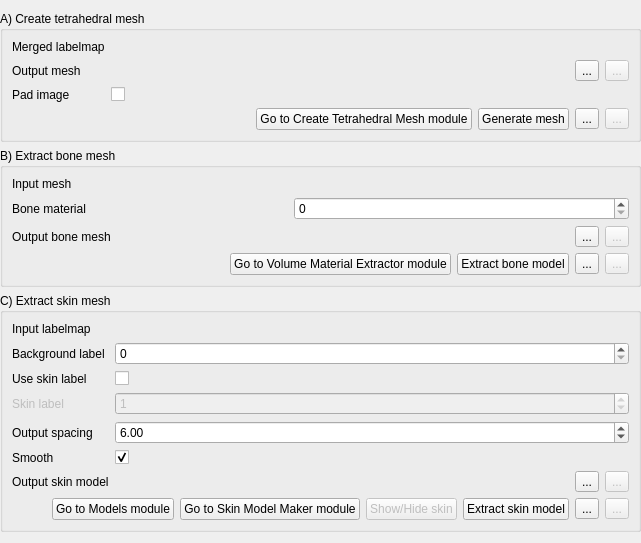
     <widget class="QWidget" name="MeshingPage">
      <property name="accessibleName">
       <string>Extract materials</string>
      </property>
      <property name="accessibleDescription">
       <string>Create a tetrahedral mesh from the merged labelmap.</string>
      </property>
      <layout class="QFormLayout" name="formLayout_9">
       <property name="fieldGrowthPolicy">
        <enum>QFormLayout::AllNonFixedFieldsGrow</enum>
       </property>
       <property name="leftMargin">
        <number>0</number>
       </property>
       <property name="rightMargin">
        <number>0</number>
       </property>
       <item row="0" column="0" colspan="2">
        <widget class="ctkCollapsibleGroupBox" name="CreateMeshCollapsibleGroupBox">
         <property name="accessibleName">
          <string>Mesh surface</string>
         </property>
         <property name="accessibleDescription">
          <string>Create a tetrahedral mesh from the merged labelmap.</string>
         </property>
         <property name="title">
          <string>A) Create tetrahedral mesh</string>
         </property>
         <layout class="QGridLayout" name="gridLayout">
          <item row="1" column="0">
           <widget class="QLabel" name="CreateMeshOutputLabel">
            <property name="text">
             <string>Output mesh</string>
            </property>
            <property name="workflow" stdset="0">
             <string>1;2</string>
            </property>
           </widget>
          </item>
          <item row="0" column="0">
           <widget class="QLabel" name="CreateMeshInputLabel">
            <property name="text">
             <string>Merged labelmap</string>
            </property>
            <property name="workflow" stdset="0">
             <string>2</string>
            </property>
           </widget>
          </item>
          <item row="1" column="1">
           <widget class="qMRMLNodeComboBox" name="CreateMeshOutputNodeComboBox">
            <property name="sizePolicy">
             <sizepolicy hsizetype="Expanding" vsizetype="Fixed">
              <horstretch>0</horstretch>
              <verstretch>0</verstretch>
             </sizepolicy>
            </property>
            <property name="nodeTypes">
             <stringlist>
              <string>vtkMRMLModelNode</string>
             </stringlist>
            </property>
            <property name="workflow" stdset="0">
             <string>1;2</string>
            </property>
           </widget>
          </item>
          <item row="1" column="3">
           <widget class="QToolButton" name="CreateMeshOutputToolButton">
            <property name="enabled">
             <bool>false</bool>
            </property>
            <property name="text">
             <string>...</string>
            </property>
            <property name="workflow" stdset="0">
             <string>1;2</string>
            </property>
           </widget>
          </item>
          <item row="3" column="0" colspan="4">
           <layout class="QHBoxLayout" name="horizontalLayout_2">
            <item>
             <spacer name="horizontalSpacer">
              <property name="orientation">
               <enum>Qt::Horizontal</enum>
              </property>
              <property name="sizeHint" stdset="0">
               <size>
                <width>40</width>
                <height>20</height>
               </size>
              </property>
             </spacer>
            </item>
            <item>
             <widget class="QPushButton" name="CreateMeshGoToButton">
              <property name="text">
               <string>Go to Create Tetrahedral Mesh module</string>
              </property>
              <property name="workflow" stdset="0">
               <string>2</string>
              </property>
             </widget>
            </item>
            <item>
             <widget class="QPushButton" name="CreateMeshPushButton">
              <property name="text">
               <string>Generate mesh</string>
              </property>
              <property name="checkable">
               <bool>true</bool>
              </property>
             </widget>
            </item>
            <item>
             <widget class="QToolButton" name="CreateMeshLoadToolButton">
              <property name="toolTip">
               <string>Load the generated mesh from file.</string>
              </property>
              <property name="text">
               <string>...</string>
              </property>
              <property name="workflow" stdset="0">
               <stringlist>
                <string>0</string>
               </stringlist>
              </property>
             </widget>
            </item>
            <item>
             <widget class="QToolButton" name="CreateMeshToolButton">
              <property name="enabled">
               <bool>false</bool>
              </property>
              <property name="toolTip">
               <string>Save the generated mesh</string>
              </property>
              <property name="text">
               <string>...</string>
              </property>
              <property name="workflow" stdset="0">
               <string>0</string>
              </property>
             </widget>
            </item>
           </layout>
          </item>
          <item row="2" column="0">
           <widget class="QLabel" name="CreateMeshPadImageLabel">
            <property name="text">
             <string>Pad image</string>
            </property>
            <property name="workflow" stdset="0">
             <stringlist>
              <string>2</string>
             </stringlist>
            </property>
           </widget>
          </item>
          <item row="2" column="1" colspan="3">
           <widget class="QCheckBox" name="CreateMeshPadImageCheckBox">
            <property name="text">
             <string/>
            </property>
            <property name="workflow" stdset="0">
             <stringlist>
              <string>2</string>
             </stringlist>
            </property>
           </widget>
          </item>
          <item row="0" column="1" colspan="3">
           <widget class="qMRMLNodeComboBox" name="CreateMeshInputNodeComboBox">
            <property name="nodeTypes">
             <stringlist>
              <string>vtkMRMLScalarVolumeNode</string>
             </stringlist>
            </property>
            <property name="workflow" stdset="0">
             <string>2</string>
            </property>
           </widget>
          </item>
          <item row="1" column="2">
           <widget class="QToolButton" name="CreateMeshOutputLoadToolButton">
            <property name="text">
             <string>...</string>
            </property>
            <property name="workflow" stdset="0">
             <stringlist>
              <string>1</string>
              <string>2</string>
             </stringlist>
            </property>
           </widget>
          </item>
         </layout>
        </widget>
       </item>
       <item row="1" column="0" colspan="2">
        <widget class="ctkCollapsibleGroupBox" name="ExtractBoneCollapsibleGroupBox">
         <property name="title">
          <string>B) Extract bone mesh</string>
         </property>
         <property name="collapsed">
          <bool>false</bool>
         </property>
         <layout class="QGridLayout" name="gridLayout_2">
          <item row="3" column="0" colspan="4">
           <layout class="QHBoxLayout" name="horizontalLayout_3">
            <item>
             <spacer name="horizontalSpacer_2">
              <property name="orientation">
               <enum>Qt::Horizontal</enum>
              </property>
              <property name="sizeHint" stdset="0">
               <size>
                <width>40</width>
                <height>20</height>
               </size>
              </property>
             </spacer>
            </item>
            <item>
             <widget class="QPushButton" name="ExtractBoneGoToPushButton">
              <property name="text">
               <string>Go to Volume Material Extractor module</string>
              </property>
              <property name="workflow" stdset="0">
               <string>2</string>
              </property>
             </widget>
            </item>
            <item>
             <widget class="QPushButton" name="ExtractBonePushButton">
              <property name="text">
               <string>Extract bone model</string>
              </property>
              <property name="checkable">
               <bool>true</bool>
              </property>
             </widget>
            </item>
            <item>
             <widget class="QToolButton" name="ExtractBoneLoadToolButton">
              <property name="text">
               <string>...</string>
              </property>
              <property name="workflow" stdset="0">
               <stringlist>
                <string>0</string>
               </stringlist>
              </property>
             </widget>
            </item>
            <item>
             <widget class="QToolButton" name="ExtractBoneToolButton">
              <property name="enabled">
               <bool>false</bool>
              </property>
              <property name="text">
               <string>...</string>
              </property>
              <property name="workflow" stdset="0">
               <string>0</string>
              </property>
             </widget>
            </item>
           </layout>
          </item>
          <item row="0" column="1" colspan="3">
           <widget class="qMRMLNodeComboBox" name="ExtractBoneInputComboBox">
            <property name="nodeTypes">
             <stringlist>
              <string>vtkMRMLModelNode</string>
             </stringlist>
            </property>
            <property name="addEnabled">
             <bool>false</bool>
            </property>
            <property name="renameEnabled">
             <bool>true</bool>
            </property>
            <property name="workflow" stdset="0">
             <string>2</string>
            </property>
           </widget>
          </item>
          <item row="2" column="1">
           <widget class="qMRMLNodeComboBox" name="ExtractBoneOutputComboBox">
            <property name="nodeTypes">
             <stringlist>
              <string>vtkMRMLModelNode</string>
             </stringlist>
            </property>
            <property name="workflow" stdset="0">
             <string>1;2</string>
            </property>
           </widget>
          </item>
          <item row="2" column="3">
           <widget class="QToolButton" name="ExtractBoneOutputToolButton">
            <property name="enabled">
             <bool>false</bool>
            </property>
            <property name="text">
             <string>...</string>
            </property>
            <property name="workflow" stdset="0">
             <string>1;2</string>
            </property>
           </widget>
          </item>
          <item row="0" column="0">
           <widget class="QLabel" name="ExtractBoneInputLabel">
            <property name="text">
             <string>Input mesh</string>
            </property>
            <property name="workflow" stdset="0">
             <string>2</string>
            </property>
           </widget>
          </item>
          <item row="2" column="0">
           <widget class="QLabel" name="ExtractBoneOutputLabel">
            <property name="text">
             <string>Output bone mesh</string>
            </property>
            <property name="workflow" stdset="0">
             <string>1;2</string>
            </property>
           </widget>
          </item>
          <item row="1" column="1" colspan="3">
           <widget class="QSpinBox" name="ExtractBoneMaterialSpinBox">
            <property name="maximum">
             <number>255</number>
            </property>
            <property name="workflow" stdset="0">
             <string>1;2</string>
            </property>
           </widget>
          </item>
          <item row="1" column="0">
           <widget class="QLabel" name="label">
            <property name="text">
             <string>Bone material</string>
            </property>
            <property name="workflow" stdset="0">
             <string>1;2</string>
            </property>
           </widget>
          </item>
          <item row="2" column="2">
           <widget class="QToolButton" name="ExtractBoneOutputLoadToolButton">
            <property name="text">
             <string>...</string>
            </property>
            <property name="workflow" stdset="0">
             <stringlist>
              <string>1</string>
              <string>2</string>
             </stringlist>
            </property>
           </widget>
          </item>
         </layout>
        </widget>
       </item>
       <item row="2" column="0" colspan="2">
        <widget class="ctkCollapsibleGroupBox" name="SkinModelMakerCollapsibleGroupBox">
         <property name="sizePolicy">
          <sizepolicy hsizetype="Preferred" vsizetype="Minimum">
           <horstretch>0</horstretch>
           <verstretch>0</verstretch>
          </sizepolicy>
         </property>
         <property name="title">
          <string>C) Extract skin mesh</string>
         </property>
         <property name="collapsed">
          <bool>false</bool>
         </property>
         <layout class="QGridLayout" name="gridLayout_17">
          <item row="4" column="0">
           <widget class="QLabel" name="SkinModelMakerDecimateSpacingLabel">
            <property name="text">
             <string>Output spacing</string>
            </property>
            <property name="workflow" stdset="0">
             <stringlist>
              <string>2</string>
             </stringlist>
            </property>
           </widget>
          </item>
          <item row="6" column="3">
           <widget class="QToolButton" name="SkinModelMakerOutputNodeToolButton">
            <property name="enabled">
             <bool>false</bool>
            </property>
            <property name="toolTip">
             <string>Save to file the &quot;Skin&quot; surface model.</string>
            </property>
            <property name="text">
             <string>...</string>
            </property>
            <property name="workflow" stdset="0">
             <stringlist>
              <string>1</string>
              <string>2</string>
             </stringlist>
            </property>
           </widget>
          </item>
          <item row="7" column="0" colspan="4">
           <layout class="QHBoxLayout" name="horizontalLayout_16">
            <item>
             <spacer name="horizontalSpacer_19">
              <property name="orientation">
               <enum>Qt::Horizontal</enum>
              </property>
              <property name="sizeHint" stdset="0">
               <size>
                <width>40</width>
                <height>20</height>
               </size>
              </property>
             </spacer>
            </item>
            <item>
             <widget class="QPushButton" name="SkinModelMakerGoToModelsModulePushButton">
              <property name="toolTip">
               <string>Open the &quot;Models&quot; module</string>
              </property>
              <property name="text">
               <string>Go to Models module</string>
              </property>
              <property name="workflow" stdset="0">
               <stringlist>
                <string>2</string>
               </stringlist>
              </property>
             </widget>
            </item>
            <item>
             <widget class="QPushButton" name="SkinModelMakerGoToModulePushButton">
              <property name="toolTip">
               <string>Open the &quot;Skin Model Maker&quot; module</string>
              </property>
              <property name="text">
               <string>Go to Skin Model Maker module</string>
              </property>
              <property name="workflow" stdset="0">
               <stringlist>
                <string>2</string>
               </stringlist>
              </property>
             </widget>
            </item>
            <item>
             <widget class="QPushButton" name="SkinModelMakerToggleVisiblePushButton">
              <property name="enabled">
               <bool>false</bool>
              </property>
              <property name="sizePolicy">
               <sizepolicy hsizetype="Fixed" vsizetype="Fixed">
                <horstretch>0</horstretch>
                <verstretch>0</verstretch>
               </sizepolicy>
              </property>
              <property name="toolTip">
               <string>&lt;!DOCTYPE HTML PUBLIC &quot;-//W3C//DTD HTML 4.0//EN&quot; &quot;http://www.w3.org/TR/REC-html40/strict.dtd&quot;&gt;
&lt;html&gt;&lt;head&gt;&lt;meta name=&quot;qrichtext&quot; content=&quot;1&quot; /&gt;&lt;style type=&quot;text/css&quot;&gt;
p, li { white-space: pre-wrap; }
&lt;/style&gt;&lt;/head&gt;&lt;body style=&quot; font-family:'MS Shell Dlg 2'; font-size:8.25pt; font-weight:400; font-style:normal;&quot;&gt;
&lt;p style=&quot; margin-top:0px; margin-bottom:0px; margin-left:0px; margin-right:0px; -qt-block-indent:0; text-indent:0px;&quot;&gt;&lt;span style=&quot; font-size:8pt;&quot;&gt;Toggle the skin surface model visibility&lt;/span&gt;&lt;/p&gt;&lt;/body&gt;&lt;/html&gt;</string>
              </property>
              <property name="text">
               <string>Show/Hide skin</string>
              </property>
             </widget>
            </item>
            <item>
             <widget class="QPushButton" name="SkinModelMakerApplyPushButton">
              <property name="toolTip">
               <string>&lt;!DOCTYPE HTML PUBLIC &quot;-//W3C//DTD HTML 4.0//EN&quot; &quot;http://www.w3.org/TR/REC-html40/strict.dtd&quot;&gt;
&lt;html&gt;&lt;head&gt;&lt;meta name=&quot;qrichtext&quot; content=&quot;1&quot; /&gt;&lt;style type=&quot;text/css&quot;&gt;
p, li { white-space: pre-wrap; }
&lt;/style&gt;&lt;/head&gt;&lt;body style=&quot; font-family:'MS Shell Dlg 2'; font-size:8.25pt; font-weight:400; font-style:normal;&quot;&gt;
&lt;p style=&quot; margin-top:0px; margin-bottom:0px; margin-left:0px; margin-right:0px; -qt-block-indent:0; text-indent:0px;&quot;&gt;&lt;span style=&quot; font-size:8pt;&quot;&gt;Create the skin surface model using skin label and the input labelmap&lt;/span&gt;&lt;/p&gt;&lt;/body&gt;&lt;/html&gt;</string>
              </property>
              <property name="text">
               <string>Extract skin model</string>
              </property>
              <property name="checkable">
               <bool>true</bool>
              </property>
             </widget>
            </item>
            <item>
             <widget class="QToolButton" name="SkinModelMakerLoadToolButton">
              <property name="text">
               <string>...</string>
              </property>
              <property name="workflow" stdset="0">
               <stringlist>
                <string>0</string>
               </stringlist>
              </property>
             </widget>
            </item>
            <item>
             <widget class="QToolButton" name="SkinModelMakerSaveToolButton">
              <property name="enabled">
               <bool>false</bool>
              </property>
              <property name="text">
               <string>...</string>
              </property>
              <property name="workflow" stdset="0">
               <stringlist>
                <string>0</string>
               </stringlist>
              </property>
             </widget>
            </item>
           </layout>
          </item>
          <item row="1" column="1" colspan="3">
           <widget class="QSpinBox" name="SkinModelMakerBackgroundLabelSpinBox">
            <property name="toolTip">
             <string>&lt;!DOCTYPE HTML PUBLIC &quot;-//W3C//DTD HTML 4.0//EN&quot; &quot;http://www.w3.org/TR/REC-html40/strict.dtd&quot;&gt;
&lt;html&gt;&lt;head&gt;&lt;meta name=&quot;qrichtext&quot; content=&quot;1&quot; /&gt;&lt;style type=&quot;text/css&quot;&gt;
p, li { white-space: pre-wrap; }
&lt;/style&gt;&lt;/head&gt;&lt;body style=&quot; font-family:'MS Shell Dlg 2'; font-size:8.25pt; font-weight:400; font-style:normal;&quot;&gt;
&lt;p style=&quot; margin-top:0px; margin-bottom:0px; margin-left:0px; margin-right:0px; -qt-block-indent:0; text-indent:0px;&quot;&gt;&lt;span style=&quot; font-size:8pt;&quot;&gt;Set the &lt;/span&gt;&lt;span style=&quot; font-size:8pt; font-weight:600;&quot;&gt;Background label&lt;/span&gt;&lt;span style=&quot; font-size:8pt;&quot;&gt; used to differentiate the body and the exterior. This is used to extract the outer region of the eroded model.&lt;/span&gt;&lt;/p&gt;&lt;/body&gt;&lt;/html&gt;</string>
            </property>
            <property name="workflow" stdset="0">
             <stringlist>
              <string>2</string>
             </stringlist>
            </property>
           </widget>
          </item>
          <item row="3" column="1" colspan="3">
           <widget class="QSpinBox" name="SkinModelMakerSkinLabelSpinBox">
            <property name="enabled">
             <bool>false</bool>
            </property>
            <property name="toolTip">
             <string>&lt;!DOCTYPE HTML PUBLIC &quot;-//W3C//DTD HTML 4.0//EN&quot; &quot;http://www.w3.org/TR/REC-html40/strict.dtd&quot;&gt;
&lt;html&gt;&lt;head&gt;&lt;meta name=&quot;qrichtext&quot; content=&quot;1&quot; /&gt;&lt;style type=&quot;text/css&quot;&gt;
p, li { white-space: pre-wrap; }
&lt;/style&gt;&lt;/head&gt;&lt;body style=&quot; font-family:'MS Shell Dlg 2'; font-size:8.25pt; font-weight:400; font-style:normal;&quot;&gt;
&lt;p style=&quot; margin-top:0px; margin-bottom:0px; margin-left:0px; margin-right:0px; -qt-block-indent:0; text-indent:0px;&quot;&gt;&lt;span style=&quot; font-size:8pt;&quot;&gt;Set the &lt;/span&gt;&lt;span style=&quot; font-size:8pt; font-weight:600;&quot;&gt;Skin label(s)&lt;/span&gt;&lt;span style=&quot; font-size:8pt;&quot;&gt; used to erode the skin from the model. This ensures that the skin model will lay inside the &lt;/span&gt;&lt;span style=&quot; font-size:8pt; font-weight:600;&quot;&gt;Input labelmap&lt;/span&gt;&lt;span style=&quot; font-size:8pt;&quot;&gt; when extracting it.&lt;/span&gt;&lt;/p&gt;&lt;/body&gt;&lt;/html&gt;</string>
            </property>
            <property name="maximum">
             <number>512</number>
            </property>
            <property name="value">
             <number>1</number>
            </property>
            <property name="workflow" stdset="0">
             <stringlist>
              <string>2</string>
             </stringlist>
            </property>
           </widget>
          </item>
          <item row="1" column="0">
           <widget class="QLabel" name="SkinModelMakerBackgroundLabel">
            <property name="sizePolicy">
             <sizepolicy hsizetype="Preferred" vsizetype="Minimum">
              <horstretch>0</horstretch>
              <verstretch>0</verstretch>
             </sizepolicy>
            </property>
            <property name="text">
             <string>Background label</string>
            </property>
            <property name="workflow" stdset="0">
             <stringlist>
              <string>2</string>
             </stringlist>
            </property>
           </widget>
          </item>
          <item row="0" column="1" colspan="3">
           <widget class="qMRMLNodeComboBox" name="SkinModelMakerInputNodeComboBox">
            <property name="sizePolicy">
             <sizepolicy hsizetype="Expanding" vsizetype="Fixed">
              <horstretch>0</horstretch>
              <verstretch>0</verstretch>
             </sizepolicy>
            </property>
            <property name="toolTip">
             <string>Select the input labelmap to extract the skin from</string>
            </property>
            <property name="nodeTypes">
             <stringlist>
              <string>vtkMRMLScalarVolumeNode</string>
             </stringlist>
            </property>
            <property name="addEnabled">
             <bool>false</bool>
            </property>
            <property name="removeEnabled">
             <bool>true</bool>
            </property>
            <property name="workflow" stdset="0">
             <stringlist>
              <string>2</string>
             </stringlist>
            </property>
           </widget>
          </item>
          <item row="6" column="0">
           <widget class="QLabel" name="SkinModelMakerNodeOutputLabel">
            <property name="sizePolicy">
             <sizepolicy hsizetype="Preferred" vsizetype="Minimum">
              <horstretch>0</horstretch>
              <verstretch>0</verstretch>
             </sizepolicy>
            </property>
            <property name="toolTip">
             <string>&lt;!DOCTYPE HTML PUBLIC &quot;-//W3C//DTD HTML 4.0//EN&quot; &quot;http://www.w3.org/TR/REC-html40/strict.dtd&quot;&gt;
&lt;html&gt;&lt;head&gt;&lt;meta name=&quot;qrichtext&quot; content=&quot;1&quot; /&gt;&lt;style type=&quot;text/css&quot;&gt;
p, li { white-space: pre-wrap; }
&lt;/style&gt;&lt;/head&gt;&lt;body style=&quot; font-family:'MS Shell Dlg 2'; font-size:8.25pt; font-weight:400; font-style:normal;&quot;&gt;
&lt;p style=&quot; margin-top:0px; margin-bottom:0px; margin-left:0px; margin-right:0px; -qt-block-indent:0; text-indent:0px;&quot;&gt;&lt;span style=&quot; font-size:8pt;&quot;&gt;Choose the &lt;/span&gt;&lt;span style=&quot; font-size:8pt; font-weight:600;&quot;&gt;Output skin model&lt;/span&gt;&lt;span style=&quot; font-size:8pt;&quot;&gt; here.&lt;/span&gt;&lt;/p&gt;&lt;/body&gt;&lt;/html&gt;</string>
            </property>
            <property name="text">
             <string>Output skin model</string>
            </property>
            <property name="workflow" stdset="0">
             <stringlist>
              <string>1</string>
              <string>2</string>
             </stringlist>
            </property>
           </widget>
          </item>
          <item row="6" column="1">
           <widget class="qMRMLNodeComboBox" name="SkinModelMakerOutputNodeComboBox">
            <property name="sizePolicy">
             <sizepolicy hsizetype="Expanding" vsizetype="Fixed">
              <horstretch>0</horstretch>
              <verstretch>0</verstretch>
             </sizepolicy>
            </property>
            <property name="toolTip">
             <string>Select the output skin model</string>
            </property>
            <property name="nodeTypes">
             <stringlist>
              <string>vtkMRMLModelNode</string>
             </stringlist>
            </property>
            <property name="baseName">
             <string>Skin</string>
            </property>
            <property name="removeEnabled">
             <bool>true</bool>
            </property>
            <property name="renameEnabled">
             <bool>true</bool>
            </property>
            <property name="workflow" stdset="0">
             <stringlist>
              <string>1</string>
              <string>2</string>
             </stringlist>
            </property>
           </widget>
          </item>
          <item row="3" column="0">
           <widget class="QLabel" name="SkinModelMakerSkinLabel">
            <property name="enabled">
             <bool>false</bool>
            </property>
            <property name="text">
             <string>Skin label</string>
            </property>
            <property name="workflow" stdset="0">
             <stringlist>
              <string>2</string>
             </stringlist>
            </property>
           </widget>
          </item>
          <item row="0" column="0">
           <widget class="QLabel" name="SkinModelMakerNodeInputLabel">
            <property name="sizePolicy">
             <sizepolicy hsizetype="Preferred" vsizetype="Minimum">
              <horstretch>0</horstretch>
              <verstretch>0</verstretch>
             </sizepolicy>
            </property>
            <property name="text">
             <string>Input labelmap</string>
            </property>
            <property name="workflow" stdset="0">
             <stringlist>
              <string>2</string>
             </stringlist>
            </property>
           </widget>
          </item>
          <item row="6" column="2">
           <widget class="QToolButton" name="SkinModelMakerOutputNodeLoadToolButton">
            <property name="text">
             <string>...</string>
            </property>
            <property name="workflow" stdset="0">
             <stringlist>
              <string>1</string>
              <string>2</string>
             </stringlist>
            </property>
           </widget>
          </item>
          <item row="2" column="0">
           <widget class="QLabel" name="SkinModelMakerUseSkinLabelLabel">
            <property name="text">
             <string>Use skin label</string>
            </property>
            <property name="workflow" stdset="0">
             <stringlist>
              <string>2</string>
              <string>1</string>
             </stringlist>
            </property>
           </widget>
          </item>
          <item row="2" column="1" colspan="3">
           <widget class="QCheckBox" name="SkinModelMakerUseSkinLabelCheckbox">
            <property name="toolTip">
             <string>&lt;html&gt;&lt;head/&gt;&lt;body&gt;&lt;p&gt;CHoose if the &lt;span style=&quot; font-weight:600;&quot;&gt;skin label&lt;/span&gt; will be used to compute the skin model. &lt;/p&gt;&lt;/body&gt;&lt;/html&gt;</string>
            </property>
            <property name="text">
             <string/>
            </property>
            <property name="checked">
             <bool>false</bool>
            </property>
            <property name="workflow" stdset="0">
             <stringlist>
              <string>2</string>
              <string>1</string>
             </stringlist>
            </property>
           </widget>
          </item>
          <item row="5" column="0">
           <widget class="QLabel" name="SkinModelMakerSmoothLabel">
            <property name="text">
             <string>Smooth</string>
            </property>
            <property name="workflow" stdset="0">
             <stringlist>
              <string>2</string>
             </stringlist>
            </property>
           </widget>
          </item>
          <item row="4" column="1" colspan="3">
           <widget class="QDoubleSpinBox" name="SkinModelMakerDecimateSpacingSpinBox">
            <property name="value">
             <double>6.000000000000000</double>
            </property>
            <property name="workflow" stdset="0">
             <stringlist>
              <string>2</string>
             </stringlist>
            </property>
           </widget>
          </item>
          <item row="5" column="1" colspan="3">
           <widget class="QCheckBox" name="SkinModelMakerSmoothCheckBox">
            <property name="text">
             <string/>
            </property>
            <property name="checked">
             <bool>true</bool>
            </property>
            <property name="workflow" stdset="0">
             <stringlist>
              <string>2</string>
             </stringlist>
            </property>
           </widget>
          </item>
         </layout>
        </widget>
       </item>
      </layout>
     </widget>
